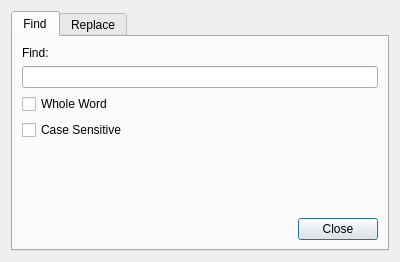
<?xml version="1.0" encoding="UTF-8"?>
<ui version="4.0">
 <class>FindNReplace</class>
 <widget class="QDialog" name="FindNReplace">
  <property name="geometry">
   <rect>
    <x>0</x>
    <y>0</y>
    <width>400</width>
    <height>262</height>
   </rect>
  </property>
  <property name="windowTitle">
   <string>Dialog</string>
  </property>
  <layout class="QGridLayout" name="gridLayout">
   <item row="0" column="0">
    <widget class="QTabWidget" name="tabWidget">
     <property name="currentIndex">
      <number>0</number>
     </property>
     <widget class="QWidget" name="tbFind">
      <attribute name="title">
       <string>Find</string>
      </attribute>
      <layout class="QVBoxLayout" name="verticalLayout">
       <item>
        <widget class="QLabel" name="label">
         <property name="text">
          <string>Find:</string>
         </property>
        </widget>
       </item>
       <item>
        <widget class="QLineEdit" name="lineEditFind"/>
       </item>
       <item>
        <widget class="QCheckBox" name="cbWholeWord">
         <property name="text">
          <string>Whole Word</string>
         </property>
        </widget>
       </item>
       <item>
        <widget class="QCheckBox" name="cbCase">
         <property name="text">
          <string>Case Sensitive</string>
         </property>
        </widget>
       </item>
       <item>
        <spacer name="verticalSpacer">
         <property name="orientation">
          <enum>Qt::Vertical</enum>
         </property>
         <property name="sizeHint" stdset="0">
          <size>
           <width>20</width>
           <height>40</height>
          </size>
         </property>
        </spacer>
       </item>
       <item>
        <widget class="QDialogButtonBox" name="buttonBox">
         <property name="standardButtons">
          <set>QDialogButtonBox::Close</set>
         </property>
        </widget>
       </item>
      </layout>
     </widget>
     <widget class="QWidget" name="tbReplace">
      <attribute name="title">
       <string>Replace</string>
      </attribute>
      <layout class="QVBoxLayout" name="verticalLayout_2">
       <item>
        <widget class="QLabel" name="label_2">
         <property name="text">
          <string>Find:</string>
         </property>
        </widget>
       </item>
       <item>
        <widget class="QLineEdit" name="lineEditFind_2"/>
       </item>
       <item>
        <widget class="QLabel" name="label_3">
         <property name="text">
          <string>Replace:</string>
         </property>
        </widget>
       </item>
       <item>
        <widget class="QLineEdit" name="lineEditReplace"/>
       </item>
       <item>
        <widget class="QCheckBox" name="cbWord">
         <property name="text">
          <string>Whole Word</string>
         </property>
        </widget>
       </item>
       <item>
        <widget class="QCheckBox" name="cbCase_2">
         <property name="text">
          <string>Case Senstive</string>
         </property>
        </widget>
       </item>
       <item>
        <spacer name="verticalSpacer_2">
         <property name="orientation">
          <enum>Qt::Vertical</enum>
         </property>
         <property name="sizeHint" stdset="0">
          <size>
           <width>20</width>
           <height>32</height>
          </size>
         </property>
        </spacer>
       </item>
       <item>
        <widget class="QDialogButtonBox" name="buttonBox_2">
         <property name="standardButtons">
          <set>QDialogButtonBox::Close</set>
         </property>
        </widget>
       </item>
      </layout>
     </widget>
    </widget>
   </item>
  </layout>
 </widget>
 <resources/>
 <connections/>
</ui>
